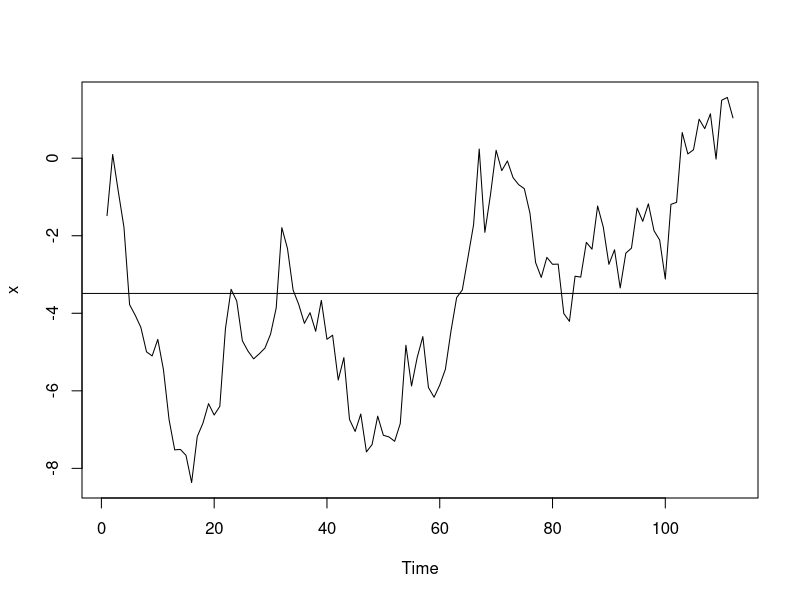

The R source for this figure:

rm(list=ls())




# Exercise 1: white noise interval forecasts

# 1.1 xhat=mu
mu<-10
len<-101
set.seed(1)
anzsim<-1000
number_outside<-0
# rnorm generates standardized Gaussian noise: sigma=1
sigma<-2
# Quantile for standard Gaussian distribution
z<-1.96
plot_T<-F
for (i in 1:anzsim)
{  
  x<-mu+sigma*rnorm(len)
# Point forecast: neither too high nor too low i.e. right in the middle  
  xhat<-mu
  mat<-cbind(x,c(rep(NA,len-1),xhat))
  colnames(mat)<-c("Series","Forecast")
  if (x[len]>xhat+z*sigma|x[len]<xhat-z*sigma)
    number_outside<-number_outside+1
  if (plot_T)
  {  
    plot(x,type="l",col="black",ylim=c(mu-3,mu+3))
    lines(c(rep(NA,len-1),xhat+z*sigma),type="b",col="blue")
    lines(c(rep(NA,len-1),xhat-z*sigma),type="b",col="blue")
    abline(v=len-1) 
  }
}
# Proportion
number_outside/anzsim

set.seed(1)
# New point forecast  
xhat<-9
for (i in 1:anzsim)
{  
  x<-mu+sigma*rnorm(len)
  if (x[len]>xhat+z*sigma|x[len]<xhat-z*sigma)
    number_outside<-number_outside+1
}
# Proportion
number_outside/anzsim

# For identical widths the forecast interval centered around mu is better than that centered around 9 since 
# the former includes more (future) observations. The latter is slightly 'off-centered' (sub-optimal)



#------------------------------------------
# 1.4 assessing the forecast interval
sigma<-1
mu<-10
len<-101
set.seed(1)
anzsim<-1000
# Here we change the width of the forecast interval: 1.6 roughly corresponds to 10% interval i.e. 
# roughly 100-10=90% of observations of a Gaussian random variable with mean mu and variance sigma^2 lie in 
# the interval [mu-1.6*sigma,mu+1.6*sigma]
z<-1.6
number_outside<-0
for (i in 1:anzsim)
{  
  x<-mu+rnorm(len)
# Point forecast: use data up to len-1 for forecasting x_len one-step ahead  
  xhat<-mean(x[1:(len-1)])
# Empirical sd  
  sigmahat<-sd(x[1:(len-1)])
  mat<-cbind(x,c(rep(NA,len-1),xhat))
  colnames(mat)<-c("Series","Forecast")
  if (F)
  {
    plot(x,type="l",col="black",ylim=c(mu-3,mu+3))
    lines(c(rep(NA,len-1),xhat+z*sigmahat),type="b",col="blue")
    lines(c(rep(NA,len-1),xhat-z*sigmahat),type="b",col="blue")
    abline(v=len-1) 
  }
  if (x[len]>xhat+z*sigmahat|x[len]<xhat-z*sigmahat)
    number_outside<-number_outside+1
}
# Proportion
number_outside/anzsim

# To judge the 95%-interval one must set z<-1.96 and look at (one of) the plot in the plot-window


#------------------------------------------------------
# Exercise 3: MA(1)


#-------------------------------------------------
# Exercise 4
# 4.1
set.seed(12)
len<-112
# Generate random-walk
x<-cumsum(rnorm(len))

# 4.2: mean is baaaad!
ts.plot(x)
abline(h=mean(x))


#--------------------------------------------
